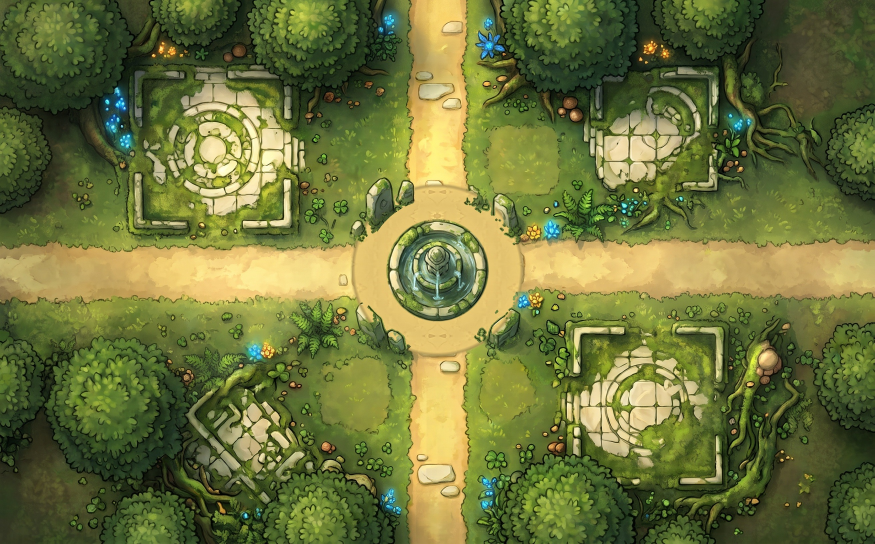
#> input picture assets/environment/wilds/src/cross-a.jpg, 2624 x 1632 px, given in place of corner.jpeg, which was not available (shown at 1/3 size)
$ python prepare_solaris_tiles.py
#> lines starting #> are read from the running program, lines starting #| are printed output that depends on the picture; after the words box and inside, x2 and y2 are one past the last pixel; in counts of white or black regions, pixels touching at a corner belong together; pictures that were not available may be replaced by others from this repository, and a replacement may not be noted
#> in main, rgb is the input picture: PIL image 2624x1632 RGB; mean R, G, B 109.4, 116.3, 59.7
### tools/prepare_wilds_tiles.py
#!/usr/bin/env python3
"""Round 225: Elaris (the forest, world 'wilds') from the owner's paintings.

The owner's tiles (src/owner/*.jpeg, 2624x1632, strictly top-down) share one base forest: the
ruins and trees sit in the same places in every tile, so a path arm (or a stretch of plain forest)
can be lifted from one tile into another with a soft seam. That makes the shapes the map needs
which were not painted:

* t-bottom-a: the cross with its north arm grown over (forest from dead-bottom's top).
* the diagonal tiles beside the three forest lakes ('cut' rooms in build_tile_world.py):
  diag-a/b are diag-nw/diag-sw as painted (paths north and east, boardwalk to the top-left);
  diag-c adds a south arm; diag-d swaps the north arm for a south one; diag-e is diag-se
  (path north, boardwalk to the bottom-right). The owner's t-bottom has its side path running on
  to the right edge, so it is a second t-right.

The cross gets a path painted round its fountain (the fountain itself is not walkable).

Walk masks (src/masks/<name>.png, 800x500, white = walkable) are traced by the path's golden
tan. Where a path runs on under a tree to the edge, the arm is bridged to the edge; the boardwalks
are outlined by hand (BOARDWALK); only pieces joined to an exit are kept.

    python3 tools/prepare_wilds_tiles.py && python3 tools/build_tile_world.py wilds
"""
import glob, os
import numpy as np
from PIL import Image, ImageDraw
from scipy import ndimage as nd

SRC = 'assets/environment/wilds/src'
OWN = SRC + '/owner'
K = 2624 / 800  # owner pixels per room pixel
# Each tile: owner painting, exits it has (as built), and the diagonal it carries.
TILES = {
    'straight-a': ('straight', 'ns'), 'straight-b': ('straight2', 'ns'), 'corner-a': ('corner', 'ne'),
    'cross-a': ('cross', 'nesw'), 't-bottom-a': ('cross', 'esw'), 't-right-a': ('t-right', 'nes'),
    't-right-b': ('t-bottom', 'nes'), 'dead-bottom-a': ('dead-bottom', 's'), 'dead-right-a': ('dead-right', 'e'),
}
DIAG = {'diag-a': ('diag-nw', 'ne'), 'diag-b': ('diag-sw', 'ne'), 'diag-c': ('diag-nw', 'nes'),
        'diag-d': ('diag-sw', 'es'), 'diag-e': ('diag-se', 'n')}
# Boardwalks, inside the rails, at 800x500; each reaches the image edge at its corner.
BOARDWALK = {'diag-nw': [(52, 0), (108, 0), (348, 190), (302, 252), (0, 66), (0, 14)],
             'diag-sw': [(52, 0), (108, 0), (348, 190), (302, 252), (0, 66), (0, 14)],
             'diag-se': [(418, 252), (474, 224), (800, 430), (800, 500), (732, 500), (414, 292)]}
FOUNTAIN, FOUNT_R, RING_R = (400, 247), 46, 80  # the cross's fountain and the path round it
ARM_X, ARM_Y = (376, 425), (222, 272)  # where the painted arms meet the edges


def rgb(name): return np.asarray(Image.open(f'{OWN}/{name}.jpeg').convert('RGB')).astype(float)


# [51 lines left out: functions blend, ring_path, composite, trace, not called in this run]


def arms(m, exits):
    """Bridge each exit's arm to the edge (paths that run on under a tree) and in to the room's
    middle (some junctions are painted as moss), and return the bands at the edges."""
    bands = np.zeros_like(m)
    for d in exits:
        if d in 'ns':
            x0, x1 = ARM_X; rows = np.where(m[:, x0:x1].any(1))[0]
            half = rows[rows < 250] if d == 'n' else rows[rows >= 250]
            if not len(half): continue
            if d == 'n': m[:max(half.max() + 1, 250), x0:x1] = True; bands[:20, x0:x1] = True
            else: m[min(half.min(), 250):, x0:x1] = True; bands[-20:, x0:x1] = True
        else:
            # The arm's rows: the longest run of rows that are path across a stretch beside it.
            cover = (m[:, 560:600] if d == 'e' else m[:, 200:240]).mean(1) > .5
            cover[:180] = cover[320:] = False
            lab, n = nd.label(cover)
            runs = [np.where(lab == i)[0] for i in range(1, n + 1)]
            run = max(runs, key=len) if runs else []
            y0, y1 = (run.min(), run.max() + 1) if len(run) > 20 else ARM_Y
            cols = np.where(m[y0:y1].any(0))[0]
            half = cols[cols >= 400] if d == 'e' else cols[cols < 400]
            if not len(half): continue
            if d == 'e': m[y0:y1, min(half.min(), 400):] = True; bands[y0:y1, -20:] = True
            else: m[y0:y1, :max(half.max() + 1, 400)] = True; bands[y0:y1, :20] = True
    return m, bands


# [28 lines left out: functions mask, main, not called in this run]


# [2 lines that do not run on import are left out]

### tools/prepare_solaris_tiles.py
#!/usr/bin/env python3
"""Round 228: Solaris's new look, from the owner's top-down paintings (src/owner/*.jpeg).

A golden desert city seen from directly above: pale cream sandstone streets between terracotta
roofs, sand, palms and turquoise canals. The streets are traced by colour into walk masks
(src/masks/<name>.png, 800x500, white = walkable), which tools/build_solaris.py uses as they are.
Arms the trace stops short of (a canal bridge, a wooden bridge at the edge) are bridged to the edge
and in to the room's middle (prepare_wilds_tiles.arms). Only small gaps in the paving are filled,
so the cross's sundial obelisk and the fountains stay solid.

The new tiles are named '-s1' so they never collide with the old tiles' hand-drawn masks, and the
builder may flip them both ways (they are strictly top-down).

    python3 tools/prepare_solaris_tiles.py && python3 tools/build_solaris.py
"""
import os, sys
import numpy as np
from PIL import Image, ImageDraw
from scipy import ndimage as nd

sys.path.insert(0, os.path.dirname(__file__))
from prepare_wilds_tiles import arms  # noqa: E402

SRC = 'assets/environment/solaris/src'
OWN = SRC + '/owner'
# Built name: (owner painting, its exits as painted).
TILES = {'corner-s1': ('corner', 'ne'), 'cross-s1': ('cross', 'nesw'), 'dead-top-s1': ('dead-top', 'n'),
         'straight-s1': ('straight', 'ns'), 't-bottom-s1': ('t-bottom', 'esw'), 't-right-s1': ('t-right', 'nes'),
         # Round 230: painted with streets west and south; turned half way round it is a second corner.
         'corner-s2': ('corner-b', 'ne')}
TURN = {'corner-s2'}  # paintings turned 180 degrees (top-down, so nothing ends up upside down)
DIAG = {'diag-t-c-s1': ('diag-top-left', 'nes'),  # streets north, east and south; causeway to the top-left
        'diag-corner-s1': ('diag-top-right', 'es'),  # Round 230: streets east and south; causeway to the top-right
        'diag-t-b-s1': ('diag-t-left-right', 'esw')}  # Round 231: streets west, east and south; causeway to the top-left
CORNER = {'diag-t-c-s1': 'nw', 'diag-corner-s1': 'ne', 'diag-t-b-s1': 'nw'}  # where each causeway leaves the image
# Round 231: causeways painted in grey stone, which the trace doesn't pick up, outlined by hand (800x500).
CAUSEWAY = {'diag-t-b-s1': [(35, 0), (115, 0), (368, 182), (350, 222), (312, 222)]}
SMALL_GAP = 600  # holes in the traced paving smaller than this (in room pixels) are filled


def trace(im):
    R, G, B = im[..., 0], im[..., 1], im[..., 2]
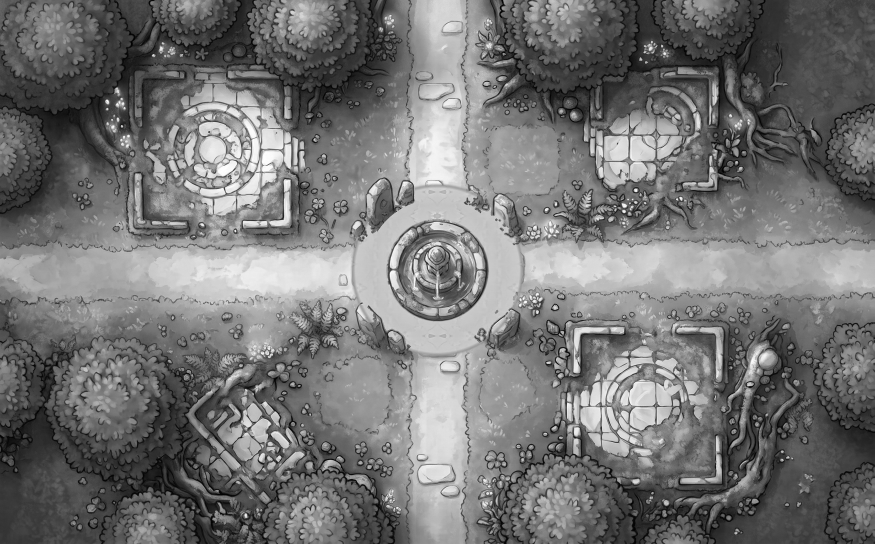
#> G: shape (1632, 2624) int64 (shown at 1/3 size); min 0, max 255, mean 116.3
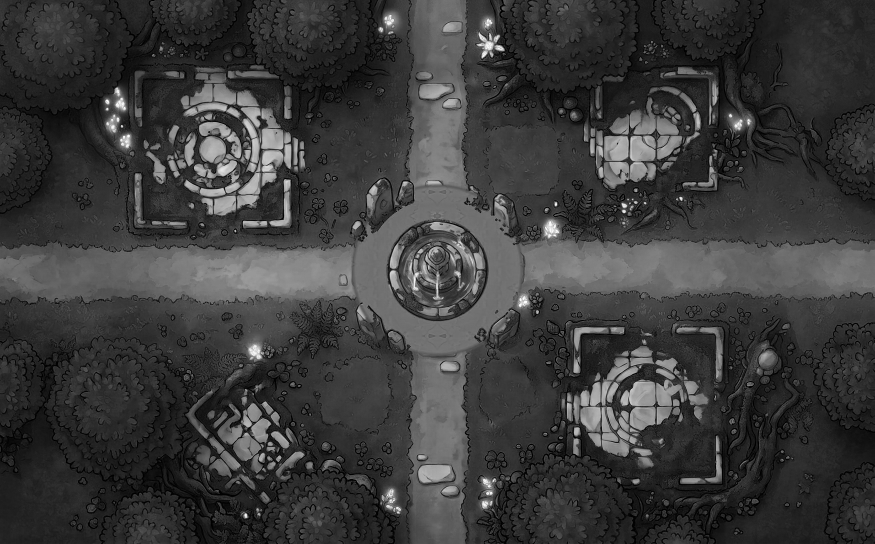
#> B: shape (1632, 2624) int64 (shown at 1/3 size); min 0, max 255, mean 59.7
    path = (R >= 225) & (G >= 200) & (B >= 150) & (R - B <= 100)
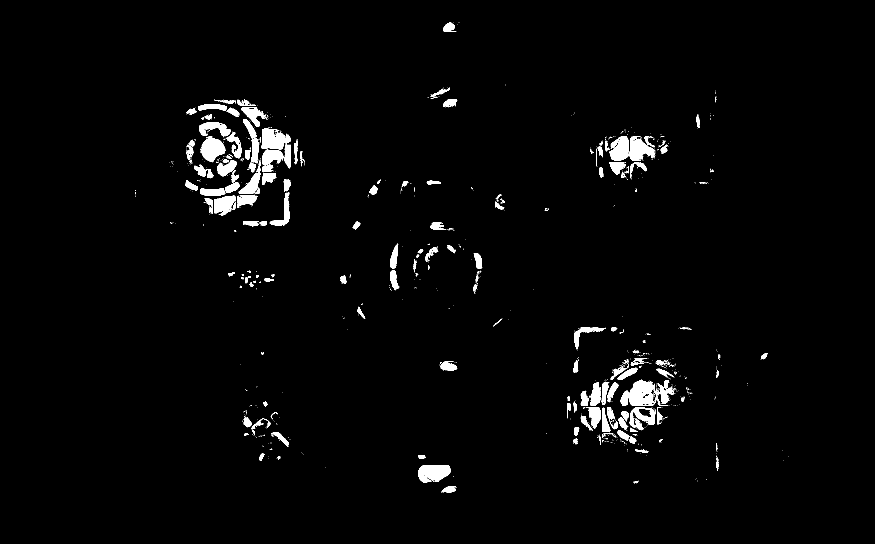
#> path: shape (1632, 2624) bool (shown at 1/3 size); 2.2% white; 1300 white regions (1120 under 20 px), largest, box (x1, y1, x2, y2) and area: (1888, 1145, 1966, 1218) 4317, (1255, 1395, 1351, 1448) 3907, (602, 410, 675, 487) 3615
    m = np.asarray(Image.fromarray((path * 255).astype(np.uint8)).resize((800, 500), Image.BOX)) > 110
#> m: shape (500, 800) bool; 2.3% white; 212 white regions (121 under 20 px), largest, box (x1, y1, x2, y2) and area: (576, 349, 599, 373) 416, (383, 427, 412, 444) 372, (184, 126, 206, 149) 348
    P = 20; m = np.pad(m, P, mode='edge')
#> after `m = np.pad(m, P, mode='edge')`: m: shape (540, 840) bool; 2% white; 212 white regions (121 under 20 px), largest, box (x1, y1, x2, y2) and area: (596, 369, 619, 393) 416, (403, 447, 432, 464) 372, (204, 146, 226, 169) 348
    m = nd.binary_closing(m, iterations=3)
#> m: shape (540, 840) bool; 2.7% white; 81 white regions (45 under 20 px), largest, box (x1, y1, x2, y2) and area: (190, 112, 297, 218) 4788, (539, 343, 638, 428) 3416, (560, 145, 619, 184) 1180
    return nd.binary_opening(m, structure=np.ones((3, 3)), iterations=3)[P:-P, P:-P]
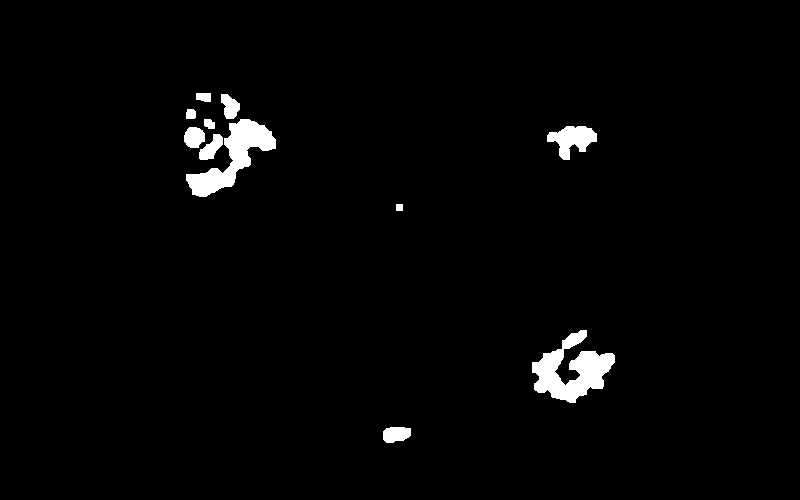
#> returned value: shape (500, 800) bool; 2.1% white; 11 white regions, largest, box (x1, y1, x2, y2) and area: (532, 330, 615, 403) 2936, (186, 119, 276, 197) 2561, (547, 126, 597, 160) 961


def mask(im, exits, corner=None, causeway=None):
    m = trace(im)
    if causeway:
        poly = Image.new('L', (800, 500), 0); ImageDraw.Draw(poly).polygon(causeway, fill=255); m |= np.asarray(poly) > 127
    m, bands = arms(m, exits)
#> the loop in arms, `for d in exits:` made 2 passes
#> (n, y0, y1) on pass 2: (0, 222, 272)
#> half on pass 1: [204, 205, 206, 207, 208, 209, 210]
#> after the loop in arms, `for d in exits:`: bands: shape (500, 800) bool; 0.5% white; 2 white regions, box (x1, y1, x2, y2) and area: (780, 222, 800, 272) 1000, (376, 0, 425, 20) 980
#> after the loop in arms, `for d in exits:`:
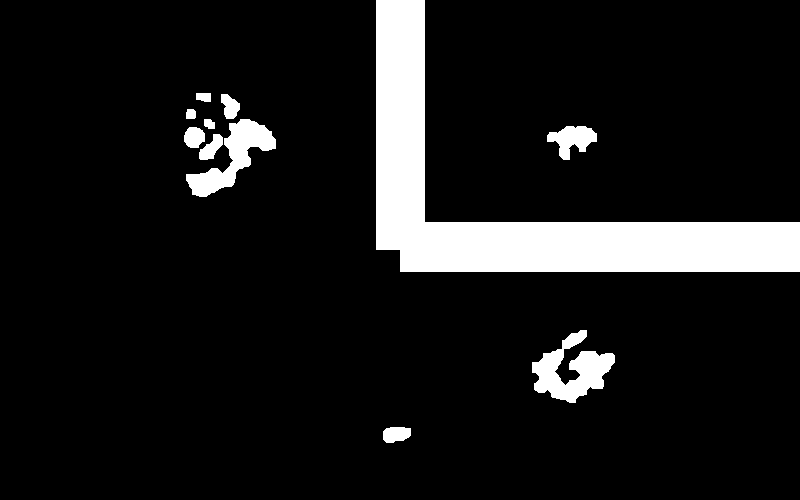
#> m: shape (500, 800) bool; 9.9% white; 11 white regions, largest, box (x1, y1, x2, y2) and area: (376, 0, 800, 272) 31550, (532, 330, 615, 403) 2936, (186, 119, 276, 197) 2561
    if corner:  # the causeway runs off this corner of the image
        near_x = slice(None, 120) if corner[1] == 'w' else slice(-120, None)  # along the edges, near the corner
        near_y = slice(None, 120) if corner[0] == 'n' else slice(-120, None)
        edge_x = slice(None, 20) if corner[1] == 'w' else slice(-20, None)   # the side edge itself
        edge_y = slice(None, 20) if corner[0] == 'n' else slice(-20, None)   # the top or bottom edge itself
        bands[edge_y, near_x] = True; bands[near_y, edge_x] = True
    lab, _ = nd.label(m)
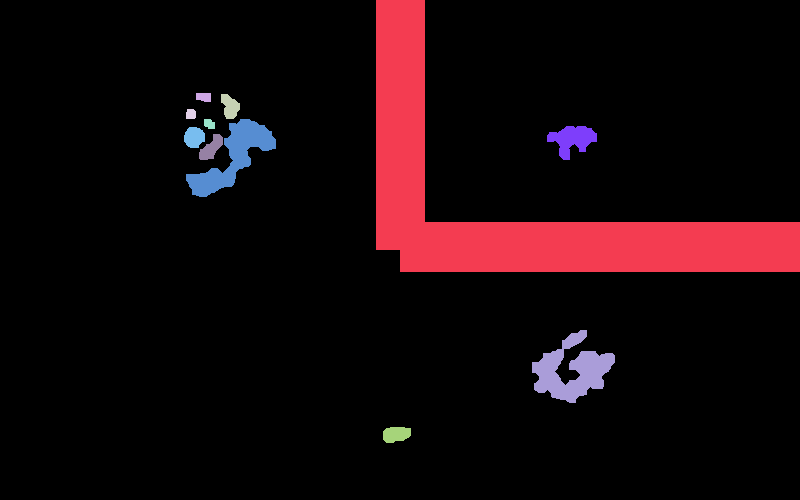
#> lab: shape (500, 800) int32; 12 distinct labels, from 0 to 11; one colour per label, 0 black
    m = np.isin(lab, np.unique(lab[bands & m])) & (lab > 0)
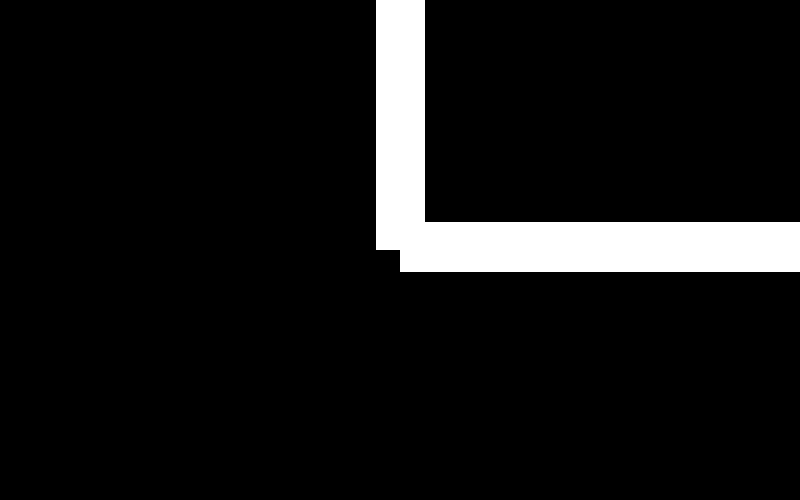
#> m: shape (500, 800) bool; 7.9% white; 1 white region, box (x1, y1, x2, y2) and area: (376, 0, 800, 272) 31550
    holes, n = nd.label(nd.binary_fill_holes(m) & ~m)
#> holes: shape (500, 800) int32; every value is 0
#> n = 0
    sizes = nd.sum(holes > 0, holes, range(1, n + 1))
#> sizes = empty array
    return m | np.isin(holes, [i + 1 for i, s in enumerate(sizes) if s < SMALL_GAP])


def main():
    os.makedirs(SRC + '/diagonal', exist_ok=True); os.makedirs(SRC + '/masks', exist_ok=True)
    for name, (src, exits) in {**TILES, **DIAG}.items():
        rgb = Image.open(f'{OWN}/{src}.jpeg').convert('RGB')
        if name in TURN: rgb = rgb.rotate(180)
        out = f'{SRC}/diagonal/{name}.jpg' if name in DIAG else f'{SRC}/{name}.jpg'
        rgb.save(out, quality=92)
        m = mask(np.asarray(rgb).astype(int), exits, CORNER.get(name), CAUSEWAY.get(name))
        Image.fromarray((m * 255).astype(np.uint8)).save(f'{SRC}/masks/{name}.png')
        print('tile', name)
#> pass 2 of the loop in main, `for name, (src, exits) in {**TILES, **DIAG}.items():`:
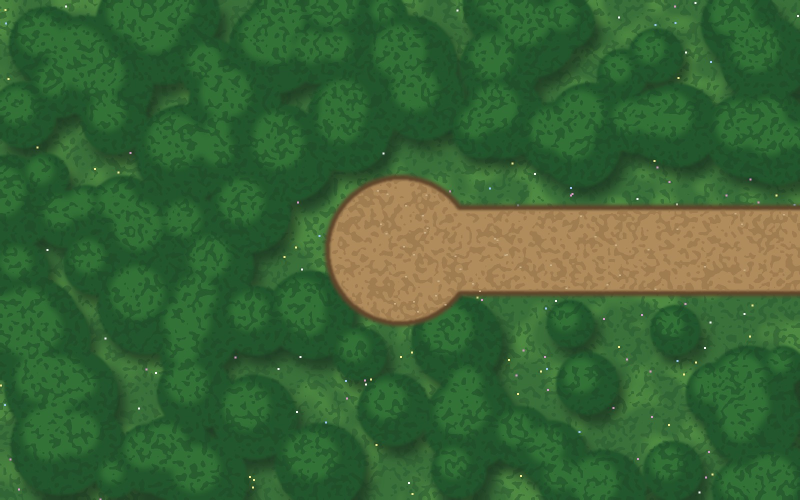
#> input picture assets/environment/wilds/src/dead-right-ph.jpg, 1600 x 1000 px, given in place of cross.jpeg, which was not available (shown at 1/2 size)
#> in main, rgb is the input picture: PIL image 1600x1000 RGB; mean R, G, B 57.5, 100.5, 53.1
#> R: shape (1000, 1600) int64
#> G: shape (1000, 1600) int64
#> B: shape (1000, 1600) int64
#> in trace (call 2), `path = (R >= 225) & (G >= 200) & (B >= 150) & (R - B <= 100)`:
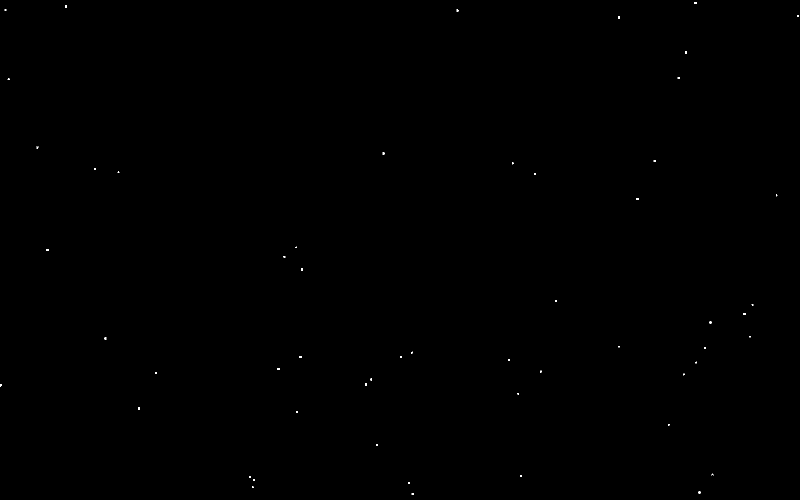
#> path: shape (1000, 1600) bool (shown at 1/2 size); 0.04% white in thin lines or dots
#> in trace (call 2), `m = np.pad(m, P, mode='edge')`:
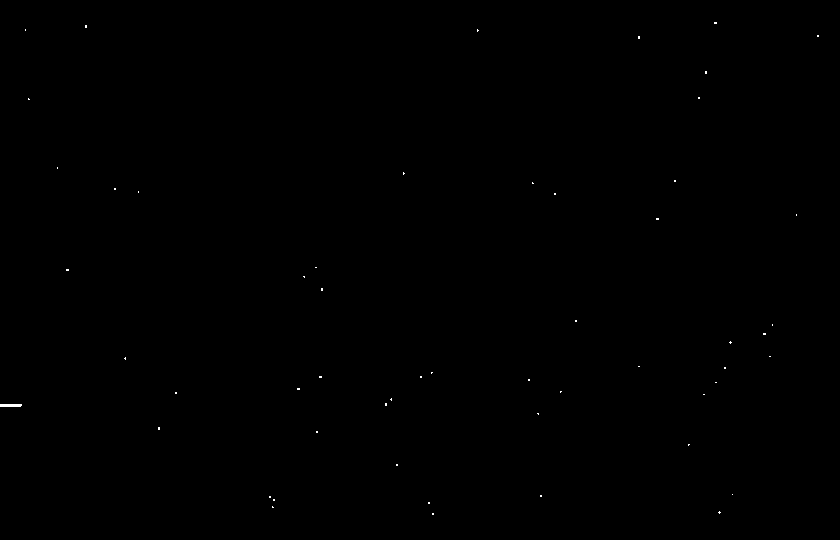
#> m: shape (540, 840) bool; 0.06% white in thin lines or dots, all inside (x1, y1, x2, y2) = (0, 22, 819, 515)
#> im: shape (1000, 1600, 3) int64
#> the loop in arms (call 2), `for d in exits:` made 4 passes


if __name__ == '__main__':
#> (the run stopped early here; a loop or call above may not have finished)
